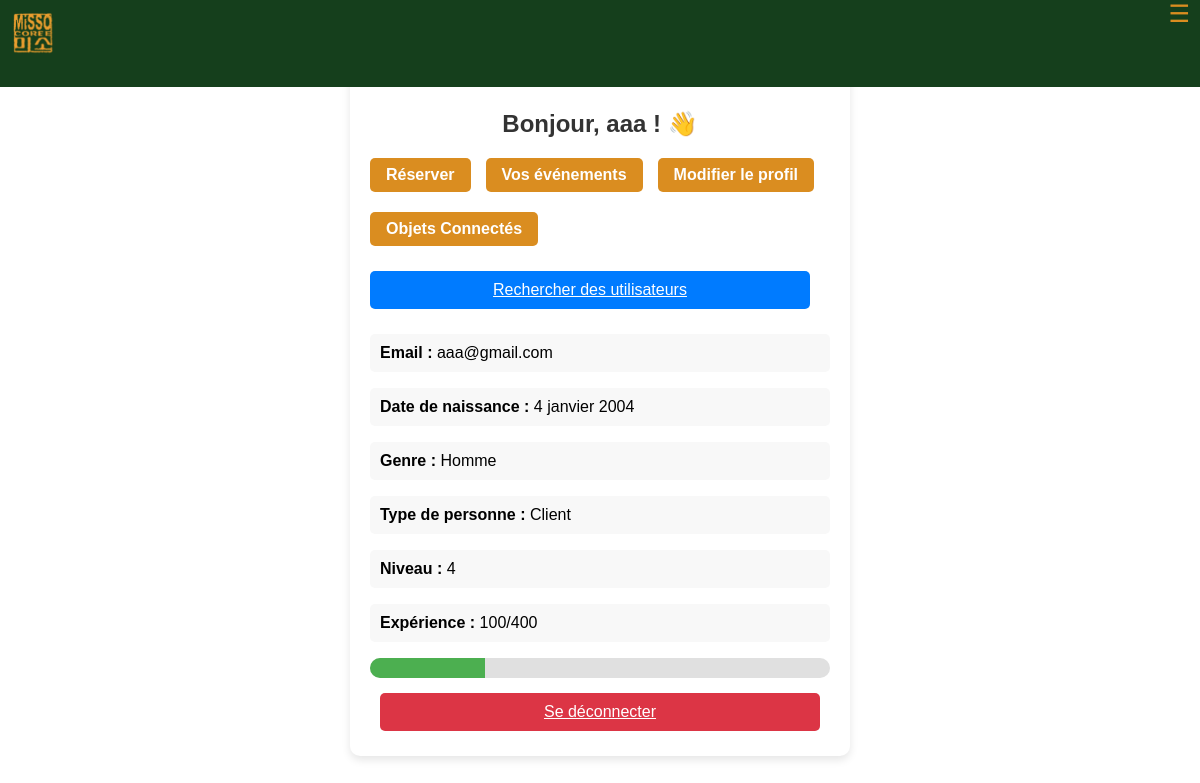
The app's page /user/profil/ (signed in) with its own data.
### utilisateurs/models.py (models this page shows, shortened)
class Utilisateur(AbstractUser):
    email = models.EmailField(unique=True)  # Empêche les doublons
    date_de_naissance = models.DateField(null=True, blank=True)
    GENRE_CHOIX = [
        ('H', 'Homme'),
        ('F', 'Femme'),
        ('A', 'Autre'),
    ]
    genre = models.CharField(max_length=1, choices=GENRE_CHOIX, null=True, blank=True)
    niveau = models.PositiveIntegerField(default=1)  # Niveau de l'utilisateur
    experience = models.PositiveIntegerField(default=0)  # Points d'expérience de l'utilisateur
    valide = models.BooleanField(default=False)  # Validation par un administrateur
    TYPE_PERSONNE_CHOIX = [
        ('Serveur', 'Serveur'),
        ('Chef', 'Chef'),
        ('Client', 'Client'),
    ]
    type_personne = models.CharField(max_length=10, choices=TYPE_PERSONNE_CHOIX, default='Client')

### utilisateurs/views.py (the view)
# urls.py: path('profil/', profil, name='profil'),
@login_required
def profil(request):
    user = request.user
    experience_necessaire = user.niveau * 100  # Calcul de l'expérience nécessaire
    progression = int((user.experience / experience_necessaire) * 100)  # Calcul en pourcentage
    return render(request, "utilisateurs/profil.html", {
        "user": user,
        "experience_necessaire": experience_necessaire,
        "progression": progression,
    })

### utilisateurs/templates/utilisateurs/profil.html (shortened to what this page needs)
<!DOCTYPE html>
<html lang="fr">
<head>
    {% load static %}
    <link rel="stylesheet" href="{% static 'utilisateurs/style.css' %}">
    <link rel="stylesheet" href="{% static 'utilisateurs/navigation.css' %}">
</head>
 <header>
    <nav>
        <div class="logo">
            <a href="{% url 'page_view' 'accueil' %}#accueil">
              <img class="mini_logo" src="{% static 'restaurant/img/logo_jaune.png' %}" alt="MiSSO"/>
            </a>
        </div>
            <span onclick="show()"  class="nav-menu-icon" id="nav-menu-icon">☰ </span>
    </nav>
</header>
<body>
    <div class="container">
        <h2>Bonjour, {{ user.username }} ! 👋</h2>
        <div class="button-group">
            <a href="{% url 'reservation' %}" class="btns">Réserver</a>
            <a href="{% url 'vos_evenements' %}" class="btns">Vos événements</a>
            <a href="{% url 'modifier_profil' %}" class="btns">Modifier le profil</a>
            <a href="{% url 'liste_objets' %}" class="btns">Objets Connectés</a>
            <a href="{% url 'recherche_utilisateurs' %}" class="btn">Rechercher des utilisateurs</a>
        </div>
        <div class="profile-info">
            <p><strong>Email :</strong> {{ user.email }}</p>
            <p><strong>Date de naissance :</strong> {{ user.date_de_naissance }}</p>
            <p><strong>Genre :</strong> {{ user.get_genre_display }}</p>
            <p><strong>Type de personne :</strong> {{ user.get_type_personne_display }}</p>
            <p><strong>Niveau :</strong> {{ user.niveau }}</p>
            <p><strong>Expérience :</strong> {{ user.experience }}/{{ experience_necessaire }}</p>
            <div class="experience-bar">
                <div class="experience-fill" style="width: {{ progression }}%;"></div>
            </div>
        </div>
        <a href="{% url 'deconnexion' %}" class="btn logout-btn">Se déconnecter</a>
    </div>
</body>
</html>

### utilisateurs/static/utilisateurs/style.css (style rules this page uses)
body { font-family: Arial, sans-serif; height: 100vh; margin: 0; }
.container { place-self: center; background: white; padding: 20px; border-radius: 8px; box-shadow: 0px 0px 10px rgba(0, 0, 0, 0.1); max-width: 500px; width: 100%; text-align: center; overflow-x: hidden; overflow-y: auto; max-height: 90vh; }
h2 { margin-bottom: 20px; color: #333; }
.btn { background-color: #007BFF; color: white; border: none; padding: 10px; border-radius: 5px; cursor: pointer; font-size: 16px; transition: background 0.3s; width: 100%; width: calc(100% - 20px); margin: 5px 0; }
.profile-info { text-align: left; margin-top: 20px; }
.profile-info p { background: #f8f8f8; padding: 10px; border-radius: 5px; }
.logout-btn { display: inline-block; margin-top: 15px; background-color: #dc3545; }
.container { max-width: 500px; margin: auto; padding: 20px; background: #fff; border-radius: 10px; box-shadow: 0 4px 8px rgba(0, 0, 0, 0.1); text-align: center; }
h2 { color: #333; }
.experience-bar { width: 100%; height: 20px; background-color: #e0e0e0; border-radius: 10px; overflow: hidden; margin-top: 10px; }
.experience-fill { height: 100%; background-color: #4caf50; width: 0%; transition: width 0.3s ease; }
.button-group { display: flex; justify-content: flex-start; gap: 15px; margin-top: 20px; flex-wrap: wrap; }
.btns { padding: 10px 20px; border: none; border-radius: 5px; cursor: pointer; font-weight: bold; background-color: #4caf50; color: white; text-decoration: none; text-align: center; white-space: nowrap; }

### utilisateurs/static/utilisateurs/navigation.css (style rules this page uses)
* { box-sizing: border-box; }
body { margin-top: 70px; }
nav { min-height:40px; max-height:60px; width: 100%; display: flex; justify-content: space-between; align-items: center; flex-wrap: wrap; padding:3%; background: rgb(21, 63, 28); color: rgb(218, 141, 32); position: fixed; top: 0; left: 0; right:0; z-index: 1000; }
nav .logo { display: flex; padding-bottom: 5px; align-items: center; max-height:fit-content; }
nav .mini_logo { width: auto; height: auto; max-width: 5%; max-height: 5%; position:fixed; max-height: 45px; margin-right: 10px; top: 3px ; left: 3px; padding-bottom: 5px; margin: 10px; }
.nav-menu-icon { display: none; font-size: 24px; cursor: pointer; color: rgb(218, 141, 32); }
.btns { background-color: rgb(218, 141, 32); padding: 8px 16px ; margin-bottom: 5px; border-radius: 5px; color: white; text-decoration: none; font-weight: bold; transition: background 0.3s; }
@media (max-width: 1250px) { .mini_logo { width: auto; height: auto; max-width: 30px; max-height: 30px; min-width:20px; min-height:20px; position: absolute; top: 0 ; left: 0; padding-bottom: 5px; } }
@media (max-width: 1250px) { nav .logo { display: flex; align-items: center; max-height:30px; padding-bottom: 5px; } }
@media (max-width: 1250px) { .nav-menu-icon { position: fixed; right:10px; top:0; display: block; padding-bottom: 5px; } }
@media (max-width: 1250px) { nav { min-height :10%; flex-direction: column; align-items: flex-start; margin-bottom:1%; padding-bottom: 5px } }

### records on screen
Utilisateur: username "aaa", email "aaa@gmail.com", date_de_naissance "4 janvier 2004", genre "Homme", type_personne "Client", niveau "4", experience "100"

### other values on screen
{{ experience_necessaire }} "400"
